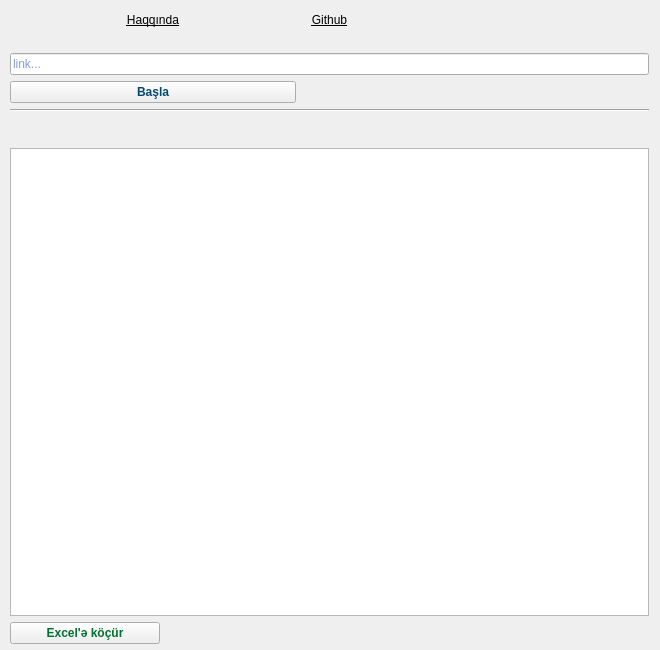
<?xml version="1.0" encoding="UTF-8"?>
<ui version="4.0">
 <class>MainWindow</class>
 <widget class="QMainWindow" name="MainWindow">
  <property name="geometry">
   <rect>
    <x>0</x>
    <y>0</y>
    <width>660</width>
    <height>650</height>
   </rect>
  </property>
  <property name="minimumSize">
   <size>
    <width>650</width>
    <height>615</height>
   </size>
  </property>
  <property name="maximumSize">
   <size>
    <width>660</width>
    <height>650</height>
   </size>
  </property>
  <property name="windowTitle">
   <string>Scraper</string>
  </property>
  <property name="windowIcon">
   <iconset>
    <normaloff>../icons/favicon.ico</normaloff>../icons/favicon.ico</iconset>
  </property>
  <property name="styleSheet">
   <string notr="true"/>
  </property>
  <widget class="QWidget" name="centralwidget">
   <widget class="QWidget" name="gridLayoutWidget">
    <property name="geometry">
     <rect>
      <x>10</x>
      <y>13</y>
      <width>639</width>
      <height>631</height>
     </rect>
    </property>
    <layout class="QGridLayout" name="gridLayout">
     <item row="3" column="0" colspan="3">
      <widget class="QLineEdit" name="input_link">
       <property name="styleSheet">
        <string notr="true">color:#033FCB;</string>
       </property>
       <property name="inputMask">
        <string/>
       </property>
       <property name="frame">
        <bool>true</bool>
       </property>
       <property name="placeholderText">
        <string>link...</string>
       </property>
      </widget>
     </item>
     <item row="4" column="1" colspan="2">
      <spacer name="horizontalSpacer">
       <property name="orientation">
        <enum>Qt::Horizontal</enum>
       </property>
       <property name="sizeHint" stdset="0">
        <size>
         <width>40</width>
         <height>20</height>
        </size>
       </property>
      </spacer>
     </item>
     <item row="4" column="0">
      <widget class="QPushButton" name="button_get_data">
       <property name="baseSize">
        <size>
         <width>0</width>
         <height>0</height>
        </size>
       </property>
       <property name="font">
        <font>
         <pointsize>9</pointsize>
         <weight>75</weight>
         <bold>true</bold>
        </font>
       </property>
       <property name="styleSheet">
        <string notr="true">color:#024871;</string>
       </property>
       <property name="text">
        <string>Başla</string>
       </property>
      </widget>
     </item>
     <item row="1" column="1">
      <widget class="QLabel" name="label_image">
       <property name="sizePolicy">
        <sizepolicy hsizetype="Fixed" vsizetype="Fixed">
         <horstretch>0</horstretch>
         <verstretch>0</verstretch>
        </sizepolicy>
       </property>
       <property name="maximumSize">
        <size>
         <width>466</width>
         <height>180</height>
        </size>
       </property>
       <property name="sizeIncrement">
        <size>
         <width>0</width>
         <height>0</height>
        </size>
       </property>
       <property name="baseSize">
        <size>
         <width>0</width>
         <height>0</height>
        </size>
       </property>
       <property name="frameShadow">
        <enum>QFrame::Sunken</enum>
       </property>
       <property name="text">
        <string/>
       </property>
       <property name="pixmap">
        <pixmap>../icons/scraper.png</pixmap>
       </property>
       <property name="alignment">
        <set>Qt::AlignCenter</set>
       </property>
      </widget>
     </item>
     <item row="5" column="0" colspan="3">
      <widget class="Line" name="line">
       <property name="orientation">
        <enum>Qt::Horizontal</enum>
       </property>
      </widget>
     </item>
     <item row="0" column="0">
      <widget class="QPushButton" name="button_about">
       <property name="font">
        <font>
         <underline>true</underline>
        </font>
       </property>
       <property name="styleSheet">
        <string notr="true">QPushButton {
    color: black;
    background-color: transparent;
    border: none;
}

QPushButton:hover {
    color: #2FA2D7;
    background-color: transparent;
}

QPushButton:pressed {
    color: blue;
}</string>
       </property>
       <property name="text">
        <string>Haqqında</string>
       </property>
       <property name="autoDefault">
        <bool>false</bool>
       </property>
       <property name="default">
        <bool>false</bool>
       </property>
       <property name="flat">
        <bool>false</bool>
       </property>
      </widget>
     </item>
     <item row="6" column="0" colspan="3">
      <layout class="QGridLayout" name="gridLayout_2">
       <item row="1" column="0">
        <widget class="QPushButton" name="button_export_to_excel">
         <property name="maximumSize">
          <size>
           <width>150</width>
           <height>16777215</height>
          </size>
         </property>
         <property name="font">
          <font>
           <weight>75</weight>
           <bold>true</bold>
          </font>
         </property>
         <property name="styleSheet">
          <string notr="true">color:#027130;</string>
         </property>
         <property name="text">
          <string>Excel'ə köçür</string>
         </property>
        </widget>
       </item>
       <item row="0" column="0" colspan="2">
        <layout class="QVBoxLayout" name="verticalLayout" stretch="0,0,0,0">
         <property name="leftMargin">
          <number>0</number>
         </property>
         <item>
          <spacer name="verticalSpacer_2">
           <property name="orientation">
            <enum>Qt::Vertical</enum>
           </property>
           <property name="sizeType">
            <enum>QSizePolicy::Fixed</enum>
           </property>
           <property name="sizeHint" stdset="0">
            <size>
             <width>20</width>
             <height>5</height>
            </size>
           </property>
          </spacer>
         </item>
         <item>
          <widget class="QLabel" name="label_info">
           <property name="font">
            <font>
             <pointsize>9</pointsize>
             <weight>50</weight>
             <bold>false</bold>
            </font>
           </property>
           <property name="styleSheet">
            <string notr="true">color:#3943FC;</string>
           </property>
           <property name="text">
            <string/>
           </property>
          </widget>
         </item>
         <item>
          <spacer name="verticalSpacer_3">
           <property name="orientation">
            <enum>Qt::Vertical</enum>
           </property>
           <property name="sizeType">
            <enum>QSizePolicy::Fixed</enum>
           </property>
           <property name="sizeHint" stdset="0">
            <size>
             <width>20</width>
             <height>5</height>
            </size>
           </property>
          </spacer>
         </item>
         <item>
          <widget class="QListWidget" name="list_info">
           <property name="font">
            <font>
             <pointsize>9</pointsize>
             <weight>50</weight>
             <bold>false</bold>
             <underline>false</underline>
             <strikeout>false</strikeout>
            </font>
           </property>
           <property name="styleSheet">
            <string notr="true">color:#3943FC;</string>
           </property>
           <property name="sizeAdjustPolicy">
            <enum>QAbstractScrollArea::AdjustToContentsOnFirstShow</enum>
           </property>
           <property name="autoScroll">
            <bool>false</bool>
           </property>
           <property name="editTriggers">
            <set>QAbstractItemView::NoEditTriggers</set>
           </property>
           <property name="horizontalScrollMode">
            <enum>QAbstractItemView::ScrollPerPixel</enum>
           </property>
          </widget>
         </item>
        </layout>
       </item>
      </layout>
     </item>
     <item row="0" column="1">
      <widget class="QPushButton" name="button_github">
       <property name="maximumSize">
        <size>
         <width>55</width>
         <height>16777215</height>
        </size>
       </property>
       <property name="font">
        <font>
         <underline>true</underline>
        </font>
       </property>
       <property name="styleSheet">
        <string notr="true">QPushButton {
    color: black;
    background-color: transparent;
    border: none;
}

QPushButton:hover {
    color: #2FA2D7;
    background-color: transparent;
}

QPushButton:pressed {
    color: blue;
}</string>
       </property>
       <property name="text">
        <string>Github</string>
       </property>
       <property name="autoDefault">
        <bool>false</bool>
       </property>
       <property name="default">
        <bool>false</bool>
       </property>
       <property name="flat">
        <bool>false</bool>
       </property>
      </widget>
     </item>
    </layout>
   </widget>
  </widget>
 </widget>
 <resources/>
 <connections/>
</ui>
